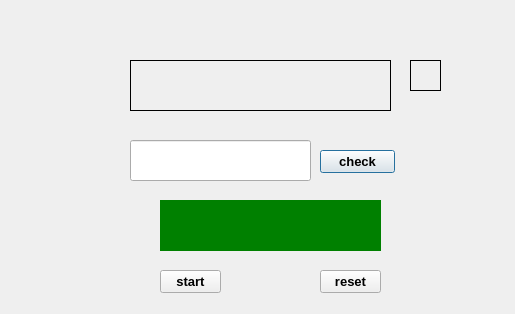
<?xml version="1.0" encoding="UTF-8"?>
<ui version="4.0">
 <class>Dialog</class>
 <widget class="QDialog" name="Dialog">
  <property name="geometry">
   <rect>
    <x>0</x>
    <y>0</y>
    <width>515</width>
    <height>314</height>
   </rect>
  </property>
  <property name="windowTitle">
   <string>Dialog</string>
  </property>
  <widget class="QLabel" name="label">
   <property name="geometry">
    <rect>
     <x>130</x>
     <y>60</y>
     <width>261</width>
     <height>51</height>
    </rect>
   </property>
   <property name="maximumSize">
    <size>
     <width>16777215</width>
     <height>16777215</height>
    </size>
   </property>
   <property name="font">
    <font>
     <pointsize>10</pointsize>
     <weight>75</weight>
     <bold>true</bold>
    </font>
   </property>
   <property name="styleSheet">
    <string notr="true">border:1px solid;</string>
   </property>
   <property name="text">
    <string/>
   </property>
   <property name="alignment">
    <set>Qt::AlignCenter</set>
   </property>
  </widget>
  <widget class="QLabel" name="label_3">
   <property name="geometry">
    <rect>
     <x>160</x>
     <y>200</y>
     <width>221</width>
     <height>51</height>
    </rect>
   </property>
   <property name="maximumSize">
    <size>
     <width>16777215</width>
     <height>16777215</height>
    </size>
   </property>
   <property name="font">
    <font>
     <pointsize>10</pointsize>
     <weight>75</weight>
     <bold>true</bold>
    </font>
   </property>
   <property name="styleSheet">
    <string notr="true">background-color:green;font-color:red;</string>
   </property>
   <property name="text">
    <string/>
   </property>
   <property name="alignment">
    <set>Qt::AlignCenter</set>
   </property>
  </widget>
  <widget class="QPushButton" name="pushButton">
   <property name="geometry">
    <rect>
     <x>320</x>
     <y>150</y>
     <width>75</width>
     <height>23</height>
    </rect>
   </property>
   <property name="font">
    <font>
     <pointsize>10</pointsize>
     <weight>75</weight>
     <bold>true</bold>
    </font>
   </property>
   <property name="text">
    <string>check</string>
   </property>
  </widget>
  <widget class="QPushButton" name="pushButton_2">
   <property name="geometry">
    <rect>
     <x>160</x>
     <y>270</y>
     <width>61</width>
     <height>23</height>
    </rect>
   </property>
   <property name="font">
    <font>
     <pointsize>10</pointsize>
     <weight>75</weight>
     <bold>true</bold>
    </font>
   </property>
   <property name="text">
    <string>start</string>
   </property>
  </widget>
  <widget class="QPushButton" name="pushButton_3">
   <property name="geometry">
    <rect>
     <x>320</x>
     <y>270</y>
     <width>61</width>
     <height>23</height>
    </rect>
   </property>
   <property name="font">
    <font>
     <pointsize>10</pointsize>
     <weight>75</weight>
     <bold>true</bold>
    </font>
   </property>
   <property name="text">
    <string>reset</string>
   </property>
  </widget>
  <widget class="QLineEdit" name="lineEdit">
   <property name="geometry">
    <rect>
     <x>130</x>
     <y>140</y>
     <width>181</width>
     <height>41</height>
    </rect>
   </property>
   <property name="font">
    <font>
     <pointsize>10</pointsize>
     <weight>75</weight>
     <bold>true</bold>
    </font>
   </property>
  </widget>
  <widget class="QLabel" name="label_2">
   <property name="geometry">
    <rect>
     <x>410</x>
     <y>60</y>
     <width>31</width>
     <height>31</height>
    </rect>
   </property>
   <property name="maximumSize">
    <size>
     <width>16777215</width>
     <height>16777215</height>
    </size>
   </property>
   <property name="font">
    <font>
     <pointsize>10</pointsize>
     <weight>75</weight>
     <bold>true</bold>
    </font>
   </property>
   <property name="styleSheet">
    <string notr="true">border:1px solid;</string>
   </property>
   <property name="text">
    <string/>
   </property>
   <property name="alignment">
    <set>Qt::AlignCenter</set>
   </property>
  </widget>
 </widget>
 <resources/>
 <connections/>
</ui>
